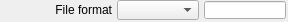
   <widget class="caFrame" name="caFrame_27">
    <property name="geometry">
     <rect>
      <x>1087</x>
      <y>466</y>
      <width>288</width>
      <height>22</height>
     </rect>
    </property>
    <widget class="caLabel" name="caLabel_27">
     <property name="geometry">
      <rect>
       <x>0</x>
       <y>0</y>
       <width>112</width>
       <height>20</height>
      </rect>
     </property>
     <property name="frameShape">
      <enum>QFrame::NoFrame</enum>
     </property>
     <property name="text">
      <string>File format</string>
     </property>
     <property name="alignment">
      <set>Qt::AlignAbsolute|Qt::AlignRight|Qt::AlignTrailing|Qt::AlignVCenter</set>
     </property>
     <property name="fontScaleMode">
      <enum>ESimpleLabel::Height</enum>
     </property>
     <property name="foreground">
      <color>
       <red>0</red>
       <green>0</green>
       <blue>0</blue>
      </color>
     </property>
     <property name="background">
      <color alpha="0">
       <red>0</red>
       <green>0</green>
       <blue>0</blue>
      </color>
     </property>
    </widget>
    <widget class="caLineEdit" name="caLineEdit_15">
     <property name="geometry">
      <rect>
       <x>204</x>
       <y>1</y>
       <width>82</width>
       <height>18</height>
      </rect>
     </property>
     <property name="alignment">
      <set>Qt::AlignAbsolute|Qt::AlignLeading|Qt::AlignLeft|Qt::AlignVCenter</set>
     </property>
     <property name="channel" stdset="0">
      <string>$(P)$(R)FileFormat_RBV</string>
     </property>
     <property name="foreground">
      <color>
       <red>10</red>
       <green>0</green>
       <blue>184</blue>
      </color>
     </property>
     <property name="background">
      <color>
       <red>187</red>
       <green>187</green>
       <blue>187</blue>
      </color>
     </property>
     <property name="colorMode">
      <enum>caLineEdit::Static</enum>
     </property>
     <property name="precisionMode">
      <enum>caLineEdit::Channel</enum>
     </property>
     <property name="limitsMode">
      <enum>caLineEdit::Channel</enum>
     </property>
     <property name="maxValue">
      <double>1.000000000000000</double>
     </property>
     <property name="minValue">
      <double>0.000000000000000</double>
     </property>
     <property name="fontScaleMode" stdset="0">
      <enum>caLineEdit::Height</enum>
     </property>
     <property name="formatType">
      <enum>caLineEdit::decimal</enum>
     </property>
    </widget>
    <widget class="caMenu" name="caMenu_3">
     <property name="geometry">
      <rect>
       <x>117</x>
       <y>0</y>
       <width>82</width>
       <height>20</height>
      </rect>
     </property>
     <property name="channel" stdset="0">
      <string>$(P)$(R)FileFormat</string>
     </property>
     <property name="colorMode">
      <enum>caMenu::Static</enum>
     </property>
     <property name="foreground">
      <color>
       <red>0</red>
       <green>0</green>
       <blue>0</blue>
      </color>
     </property>
     <property name="background">
      <color>
       <red>115</red>
       <green>223</green>
       <blue>255</blue>
      </color>
     </property>
    </widget>
   </widget>
